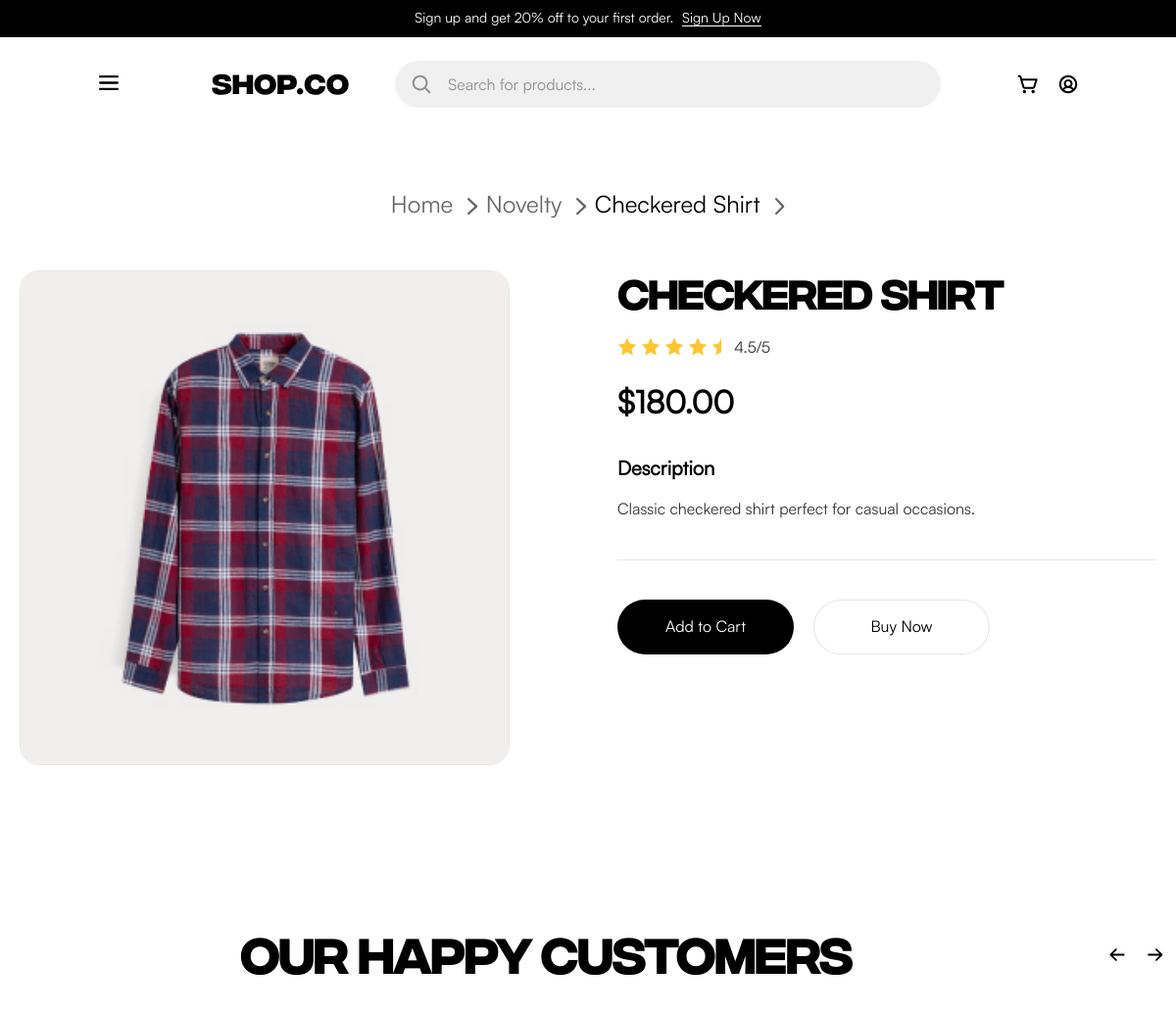
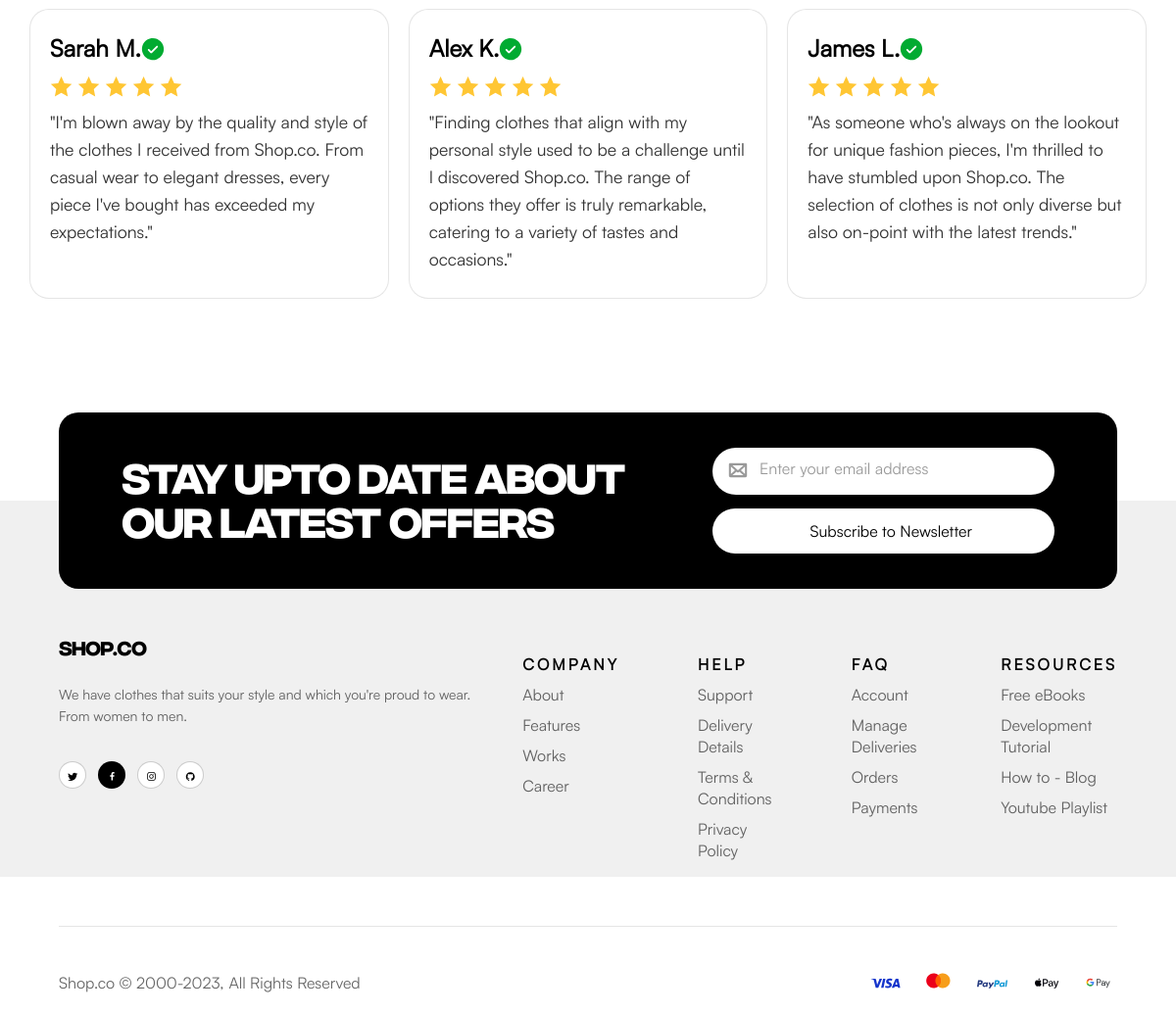
The app's page /product/21 with its own data (2 pictures, top to bottom).
### app/models.py (models this page shows, shortened)
class Product(db.Model):
    id = db.Column(db.Integer, primary_key=True)
    name = db.Column(db.String(200), nullable=False)
    description = db.Column(db.Text)
    price = db.Column(db.Float, nullable=False)
    old_price = db.Column(db.Float)
    category = db.Column(db.String(50))
    style = db.Column(db.String(50))
    status = db.Column(db.String(50), default='')
    image = db.Column(db.String(200))
    rating = db.Column(db.Float, default=4.5)
    created_at = db.Column(db.DateTime, default=datetime.utcnow)

### app/routes.py (the view)
@bp.route('/product/<int:id>')
def product(id):
    product = Product.query.get_or_404(id)
    return render_template('product.html', product=product)

### app/templates/product.html (shortened to what this page needs)
{% extends "base.html" %}
{% block extra_styles %}
<link href="{{ url_for('static', filename='css/content_blocks/product.css') }}" rel="stylesheet">
{% endblock %}
{% block content %}
<section class="product-section">
    <nav class="hero-breadcrumbs">
        <a href="{{ url_for('main.home') }}">
            <p>Home</p>
            <img class="breadcrums_arrow" src="{{ url_for('static' , filename='img/breadcrums arrow.svg')}}" width="10.4px" height="18,4px">
        </a>
        <a href="{{ url_for('main.category', category_name=product.category) }}">
            <p>{{ product.category|capitalize }}</p>
            <img class="breadcrums_arrow" src="{{ url_for('static' , filename='img/breadcrums arrow.svg')}}" width="10.4px" height="18,4px">
        </a>
        <a class="active" href="#">
            <p>{{ product.name }}</p>
            <img class="breadcrums_arrow" src="{{ url_for('static' , filename='img/breadcrums arrow.svg')}}" width="10.4px" height="18,4px">
        </a>
    </nav>
    <div class="product-container">
        <div class="product-images">
            <img src="{{ url_for('static', filename='img/' + product.image) }}"
                 alt="{{ product.name }}"
                 class="main-image">
        </div>
        <div class="product-info">
            <h1>{{ product.name }}</h1>
            <div class="product-rating">
                <div class="rating-stars">
                    {% set full_stars = product.rating|int %}
                    {% set has_half = product.rating - full_stars >= 0.5 %}
                    {% for i in range(full_stars) %}
                    <img src="{{ url_for('static', filename='img/Star 5.svg') }}" width="20" height="20" alt="star">
                    {% endfor %}
                    {% if has_half %}
                    <div class="half">
                        <img src="{{ url_for('static', filename='img/Star 5.svg') }}" width="20" height="20" alt="star">
                    </div>
                    {% endif %}
                    <span class="rating-number">{{ "%.1f"|format(product.rating) }}/5</span>
                </div>
            </div>
            <div class="product-price">
                {% if product.old_price %}
                <span class="current-price">${{ "%.2f"|format(product.price) }}</span>
                <span class="old-price">${{ "%.2f"|format(product.old_price) }}</span>
                {% set discount = ((product.old_price - product.price) / product.old_price * 100)|int %}
                <span class="discount">-{{ discount }}%</span>
                {% else %}
                <span class="current-price">${{ "%.2f"|format(product.price) }}</span>
                {% endif %}
            </div>
            <div class="product-description">
                <h3>Description</h3>
                <p>{{ product.description }}</p>
            </div>
            <div class="product-actions">
                <button class="add-to-cart buttonBlack" data-product-id="{{ product.id }}">
                    Add to Cart
                </button>
                <a href="{{ url_for('main.stub') }}" class="buy-now button">Buy Now</a>
            </div>
        </div>
    </div>
</section>
    <section class="carousel">
        <div class="carousel-header">
            <h2 class="H2-IntegralFont">OUR HAPPY CUSTOMERS</h2>
            <button class="carousel-button prev" onclick="moveCarousel(-1)">
                <img src="{{ url_for('static', filename='img/black-arrow.svg') }}" width="16" height="19" alt="left-arrow(prev)">
            </button>
            <button class="carousel-button next" onclick="moveCarousel(1)">
                <img src="{{ url_for('static', filename='img/black-arrow.svg') }}" width="16" height="19" alt="right-arrow(next)">
            </button>
        </div>
        <ul class="carousel-container">
            <li class="review-group">
                <article class="Reviews-item">
                    <div class="review-header">
                        <h3 class="review-name">Sarah M.</h3>
                        <img src="{{ url_for('static', filename='img/Green-roun-with-check.svg') }}" width="24" height="24" alt="Verified">
                    </div>
                    <ul class="Reviews-item-stars">
                        <li><img src="{{ url_for('static', filename='img/Star 5.svg') }}" width="23" height="23" alt="star"></li>
                        <li><img src="{{ url_for('static', filename='img/Star 5.svg') }}" width="23" height="23" alt="star"></li>
                        <li><img src="{{ url_for('static', filename='img/Star 5.svg') }}" width="23" height="23" alt="star"></li>
                        <li><img src="{{ url_for('static', filename='img/Star 5.svg') }}" width="23" height="23" alt="star"></li>
                        <li><img src="{{ url_for('static', filename='img/Star 5.svg') }}" width="23" height="23" alt="star"></li>
                    </ul>
                    <p class="review-text">"I'm blown away by the quality and style of the clothes I received from Shop.co. From casual wear to elegant dresses, every piece I've bought has exceeded my expectations."</p>
                </article>
                <article class="Reviews-item">
                    <div class="review-header">
                        <h3 class="review-name">Alex K.</h3>
                        <img src="{{ url_for('static', filename='img/Green-roun-with-check.svg') }}" width="24" height="24" alt="Verified">
                    </div>
                    <ul class="Reviews-item-stars">
                        <li><img src="{{ url_for('static', filename='img/Star 5.svg') }}" width="23" height="23" alt="star"></li>
                        <li><img src="{{ url_for('static', filename='img/Star 5.svg') }}" width="23" height="23" alt="star"></li>
                        <li><img src="{{ url_for('static', filename='img/Star 5.svg') }}" width="23" height="23" alt="star"></li>
                        <li><img src="{{ url_for('static', filename='img/Star 5.svg') }}" width="23" height="23" alt="star"></li>
                        <li><img src="{{ url_for('static', filename='img/Star 5.svg') }}" width="23" height="23" alt="star"></li>
                    </ul>
                    <p class="review-text">"Finding clothes that align with my personal style used to be a challenge until I discovered Shop.co. The range of options they offer is truly remarkable, catering to a variety of tastes and occasions."</p>
                </article>
                <article class="Reviews-item">
                    <div class="review-header">
                        <h3 class="review-name">James L.</h3>
                        <img src="{{ url_for('static', filename='img/Green-roun-with-check.svg') }}" width="24" height="24" alt="Verified">
                    </div>
                    <ul class="Reviews-item-stars">
                        <li><img src="{{ url_for('static', filename='img/Star 5.svg') }}" width="23" height="23" alt="star"></li>
                        <li><img src="{{ url_for('static', filename='img/Star 5.svg') }}" width="23" height="23" alt="star"></li>
                        <li><img src="{{ url_for('static', filename='img/Star 5.svg') }}" width="23" height="23" alt="star"></li>
                        <li><img src="{{ url_for('static', filename='img/Star 5.svg') }}" width="23" height="23" alt="star"></li>
                        <li><img src="{{ url_for('static', filename='img/Star 5.svg') }}" width="23" height="23" alt="star"></li>
                    </ul>
                    <p class="review-text">"As someone who's always on the lookout for unique fashion pieces, I'm thrilled to have stumbled upon Shop.co. The selection of clothes is not only diverse but also on-point with the latest trends."</p>
                </article>
            </li>
            <li class="review-group">
            </li>
        </ul>
    </section>
{% endblock %}

### app/static/css/common.css (style rules this page uses)
body { margin: 0; padding: 0; font-size: 16px; line-height: 22px; color: rgba(0, 0, 0, 0.6); background-color: rgba(255, 255, 255, 1); font-family: "Satoshi"; }
* { box-sizing: border-box; }
h1 { font-family: "Integral CF"; }
h1, h2, h3, h4, .price, .price_now { color: rgba(0, 0, 0, 1); }
.H2-IntegralFont { font-family: "Integral CF"; font-size: 48px; line-height: 57.6px; }
ul, li { padding: 0; list-style: none; }
.button { display:flex; align-items: center; justify-content: center; font-size: 16px; line-height: 21.6px; font-weight: 500; text-decoration: none; color: rgba(0, 0, 0, 1); border: 1px solid rgba(0, 0, 0, 0.1); border-radius: 62px; transition: all 0.3s ease; }
.buttonBlack { display: inline-flex; align-items: center; justify-content: center; padding: 12px 24px; font-size: 16px; line-height: 21.6px; font-weight: 500; text-decoration: none; color: rgba(255, 255, 255, 1); background-color: rgba(0, 0, 0, 1); border-radius: 62px; transition: all 0.3s ease; }
.rating-stars { display: flex; gap: 2px; }
.half { width: 9px; overflow: hidden; }
.half img { width: 18px; height: 18px; }
.rating-number { margin-left:9px; }
.hero-breadcrumbs { margin-bottom: 32px; display: flex; gap: 8px; align-items: center; justify-content: center; }
.hero-breadcrumbs a { font-size: 24px; line-height: 21.6px; color: rgba(0, 0, 0, 0.6); text-decoration: none; transition: color 0.3s ease; display: flex; align-items: center; }
.breadcrums_arrow { margin-left: 15px; position: relative; top: 2.5px; }
.hero-breadcrumbs a.active { color: rgba(0, 0, 0, 1); font-weight: 500; }

### records on screen
Product: category "Novelty", name "Checkered Shirt", image (picture), rating "4.5", price "180.00", description "Classic checkered shirt perfect for casual occasions."
